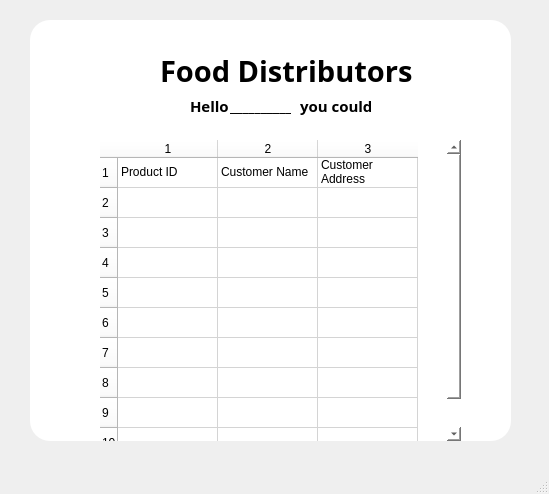
<?xml version="1.0" encoding="UTF-8"?>
<ui version="4.0">
 <class>MainWindow</class>
 <widget class="QMainWindow" name="MainWindow">
  <property name="geometry">
   <rect>
    <x>0</x>
    <y>0</y>
    <width>549</width>
    <height>494</height>
   </rect>
  </property>
  <property name="windowTitle">
   <string>MainWindow</string>
  </property>
  <widget class="QWidget" name="centralwidget">
   <widget class="QWidget" name="widget_2" native="true">
    <property name="geometry">
     <rect>
      <x>30</x>
      <y>20</y>
      <width>481</width>
      <height>421</height>
     </rect>
    </property>
    <property name="styleSheet">
     <string notr="true">border-radius:20px;
background-color: rgb(255, 255, 255);
</string>
    </property>
    <widget class="QLabel" name="label_2">
     <property name="geometry">
      <rect>
       <x>130</x>
       <y>10</y>
       <width>261</width>
       <height>81</height>
      </rect>
     </property>
     <property name="font">
      <font>
       <family>Segoe Print</family>
       <pointsize>22</pointsize>
       <weight>75</weight>
       <italic>false</italic>
       <bold>true</bold>
      </font>
     </property>
     <property name="text">
      <string>Food Distributors</string>
     </property>
    </widget>
    <widget class="QLabel" name="label_3">
     <property name="geometry">
      <rect>
       <x>160</x>
       <y>70</y>
       <width>41</width>
       <height>31</height>
      </rect>
     </property>
     <property name="font">
      <font>
       <family>Segoe Print</family>
       <pointsize>11</pointsize>
       <weight>75</weight>
       <italic>false</italic>
       <bold>true</bold>
      </font>
     </property>
     <property name="text">
      <string>Hello</string>
     </property>
    </widget>
    <widget class="QLabel" name="label_4">
     <property name="geometry">
      <rect>
       <x>200</x>
       <y>70</y>
       <width>61</width>
       <height>31</height>
      </rect>
     </property>
     <property name="font">
      <font>
       <family>Segoe Print</family>
       <pointsize>11</pointsize>
       <weight>75</weight>
       <italic>false</italic>
       <bold>true</bold>
      </font>
     </property>
     <property name="text">
      <string>__________</string>
     </property>
    </widget>
    <widget class="QLabel" name="label_5">
     <property name="geometry">
      <rect>
       <x>270</x>
       <y>70</y>
       <width>71</width>
       <height>31</height>
      </rect>
     </property>
     <property name="font">
      <font>
       <family>Segoe Print</family>
       <pointsize>11</pointsize>
       <weight>75</weight>
       <italic>false</italic>
       <bold>true</bold>
      </font>
     </property>
     <property name="text">
      <string>you could</string>
     </property>
    </widget>
    <widget class="QTableWidget" name="tableWidget">
     <property name="geometry">
      <rect>
       <x>70</x>
       <y>120</y>
       <width>361</width>
       <height>301</height>
      </rect>
     </property>
     <property name="styleSheet">
      <string notr="true"/>
     </property>
     <property name="rowCount">
      <number>10</number>
     </property>
     <property name="columnCount">
      <number>3</number>
     </property>
     <row/>
     <row/>
     <row/>
     <row/>
     <row/>
     <row/>
     <row/>
     <row/>
     <row/>
     <row/>
     <column/>
     <column/>
     <column/>
     <item row="0" column="0">
      <property name="text">
       <string>Product ID</string>
      </property>
     </item>
     <item row="0" column="1">
      <property name="text">
       <string>Customer Name</string>
      </property>
     </item>
     <item row="0" column="2">
      <property name="text">
       <string>Customer Address</string>
      </property>
     </item>
    </widget>
   </widget>
  </widget>
  <widget class="QMenuBar" name="menubar">
   <property name="geometry">
    <rect>
     <x>0</x>
     <y>0</y>
     <width>549</width>
     <height>21</height>
    </rect>
   </property>
  </widget>
  <widget class="QStatusBar" name="statusbar"/>
 </widget>
 <resources>
  <include location="pic1.qrc"/>
 </resources>
 <connections/>
</ui>
